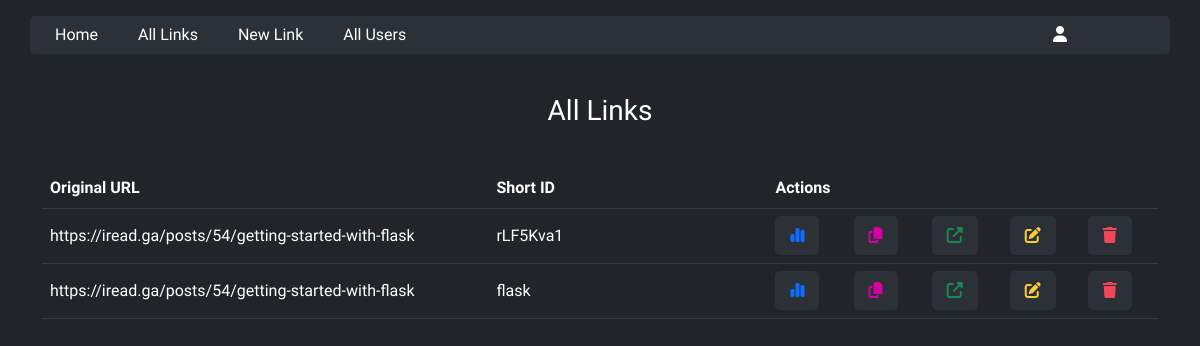
The app's page /all-links, older data.
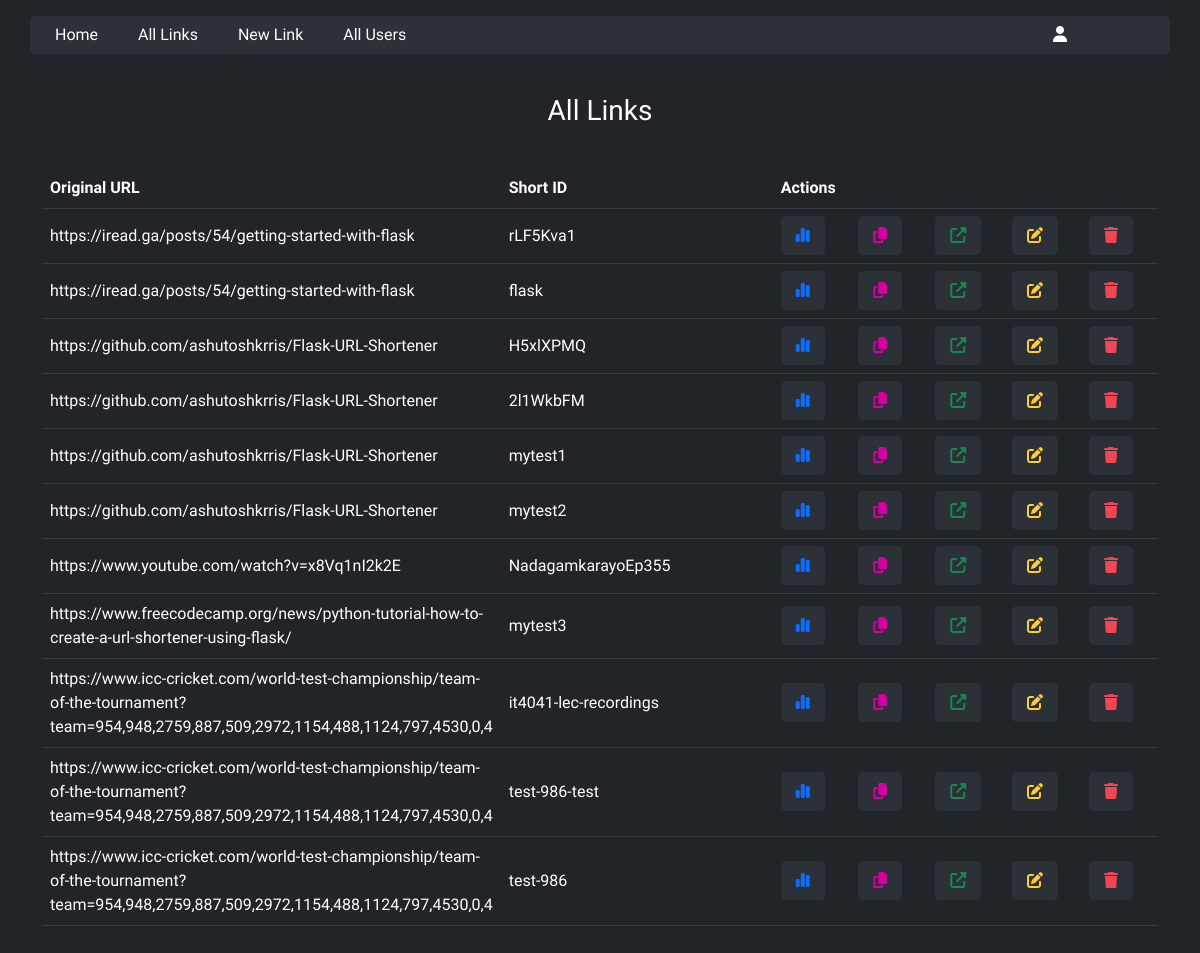
The same page, newer data.
### core/models.py (models this page shows)
class ShortUrls(db.Model):
    id = db.Column(db.Integer, primary_key=True)
    original_url = db.Column(db.String(50000), nullable=False)
    short_id = db.Column(db.String(1000), nullable=False, unique=True)
    created_at = db.Column(db.DateTime(), default=datetime.now(), nullable=False)

### core/routes.py (the view)
@app.route('/all-links')
def all_links_page():
    all_data = ShortUrls.query.all()
    return render_template("all-links.html",datas=all_data)

### core/templates/all-links.html (shortened to what this page needs)
{% extends 'base.html' %}
{% block content %}
    <br>
    <h3 class="text-white text-center mb-3">{% block title %} All Links {% endblock %}</h3>
    <br>
    <div class="row">
        <div class="col-md-12">
            <table class='table table-dark table'>
                <thead>
                    <th>Original URL</th>
                    <th>Short ID</th>
                    <th>Actions</th>
                    <th></th><th></th>
                    <th></th><th></th>
                </thead>
                <tbody>
                    {% for row in datas %}
                    <tr style="height: 55px;">
                        <td class="td-original-url">{{row.original_url}}</td>
                        <td class="td-short-id">{{row.short_id}}</td>
                        <td class="td-link-action">
                            <a href='#' class='table-action border-style-1 action-info'><i class="fa-solid fa-chart-simple"></i></a>
                        </td>
                        <td class="td-link-action">
                            <a href='#' class='table-action border-style-1 action-copy'><i class="fa-solid fa-copy"></i></a>
                        </td>
                        <td class="td-link-action">
                            <a href='{{row.original_url}}' class='table-action border-style-1 action-redirect' target="_blank"><i class="fa-solid fa-up-right-from-square"></i></a>
                        </td>
                        <td class="td-link-action">
                            <a href='/update/{{row.id}}' class='table-action border-style-1 action-edit' data-target="#modaledit{{row.id}}"><i class="fa-solid fa-pen-to-square"></i></a>
                        </td>
                        <td class="td-link-action">
                            <a href='/delete/{{row.id}}' class='table-action border-style-1 action-delete' data-target="#modaledit{{row.id}}"><i class="fa-solid fa-trash"></i></a>
                        </td>
                    </tr>
                    {%endfor%}
                </tbody>
            </table>
        </div>
    </div>
    <br><br>
{% endblock %}

Row changes from the older to the newer data that the page shows:
added ShortUrls: original_url "https://github.com/ashutoshkrris/Flask-URL-Shortener", short_id "H5xlXPMQ"
added ShortUrls: original_url "https://github.com/ashutoshkrris/Flask-URL-Shortener", short_id "2l1WkbFM"
added ShortUrls: original_url "https://github.com/ashutoshkrris/Flask-URL-Shortener", short_id "mytest1"
added ShortUrls: original_url "https://github.com/ashutoshkrris/Flask-URL-Shortener", short_id "mytest2"
added ShortUrls: original_url "https://www.youtube.com/watch?v=x8Vq1nI2k2E", short_id "NadagamkarayoEp355"
added ShortUrls: original_url "https://www.freecodecamp.org/news/python-tutorial-how-to-create-a-url-shortener-using-flask/", short_id "mytest3"
added ShortUrls: original_url "https://www.icc-cricket.com/world-test-championship/team-of-the-tournament?team=954,948,2759,887,509,2972,1154,488,1124,797,4530,0,4", short_id "it4041-lec-recordings"
added ShortUrls: original_url "https://www.icc-cricket.com/world-test-championship/team-of-the-tournament?team=954,948,2759,887,509,2972,1154,488,1124,797,4530,0,4", short_id "test-986-test"
added ShortUrls: original_url "https://www.icc-cricket.com/world-test-championship/team-of-the-tournament?team=954,948,2759,887,509,2972,1154,488,1124,797,4530,0,4", short_id "test-986"
